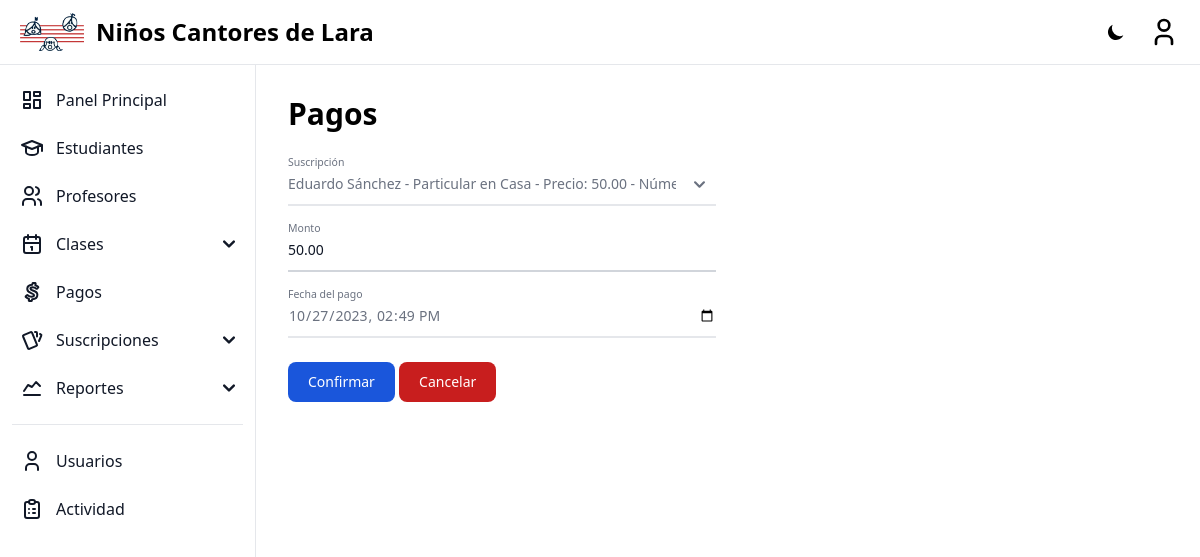
/payments/535/ (signed in), run on the app's committed database.
### home/models.py (models this page shows, shortened)
class Payment(models.Model):
    subscription = models.ForeignKey(Subscription, on_delete=models.CASCADE, related_name='payments', verbose_name=_('Subscription'))
    price = models.DecimalField(verbose_name=_('Price'), max_digits=10, decimal_places=2)
    date = models.DateTimeField(verbose_name=_('Date'), )

### home/views/payments.py (the view, shortened to what this page needs)
# urls.py: path('payments/<int:pk>/', Payment_UpdateView.as_view(), name='payment-update'),
class Payment_UpdateView(UpdateView):
    model = Payment
    form_class = PaymentForm
    template_name = 'forms/payment_form.html'
    success_url = '/payments/'

### home/models.py (called while the page is built)
    def __str__(self):
        return f'{self.name} - Precio: {self.price} - Número de clases: {self.number_of_lessons}'

    def __str__(self):
        return f'{self.first_name} {self.first_surname}'

    def __str__(self):
        return f'{self.student} - {self.subscription_type}'

### templates/forms/payment_form.html (shortened to what this page needs)
{% extends "base.html" %}
{% block content %}
<h2 class="text-3xl font-extrabold dark:text-white">Pagos</h2>
<form method="post" class='mt-8'>
    <div class="grid grid-cols-1 lg:grid-cols-2 md:gap-6">
        <div class="relative z-0 w-full mb-6 group">
            {{ form.subscription }}
            <label for="{{ form.subscription.id_for_label }}" class="peer-focus:font-medium absolute text-sm text-gray-500 dark:text-gray-400 duration-300 transform -translate-y-6 scale-75 top-3 -z-10 origin-[0] peer-focus:left-0 peer-focus:text-blue-600 peer-focus:dark:text-blue-500 peer-placeholder-shown:scale-100 peer-placeholder-shown:translate-y-0 peer-focus:scale-75 peer-focus:-translate-y-6">{{ form.subscription.label }}</label>
        </div>
    </div>
    <div class="grid grid-cols-1 lg:grid-cols-2 md:gap-6">
        <div class="relative z-0 w-full mb-6 group">
            {{ form.price }}
            <label for="{{ form.price.id_for_label }}" class="peer-focus:font-medium absolute text-sm text-gray-500 dark:text-gray-400 duration-300 transform -translate-y-6 scale-75 top-3 -z-10 origin-[0] peer-focus:left-0 peer-focus:text-blue-600 peer-focus:dark:text-blue-500 peer-placeholder-shown:scale-100 peer-placeholder-shown:translate-y-0 peer-focus:scale-75 peer-focus:-translate-y-6">{{ form.price.label }}</label>
        </div>
    </div>
    <div class="grid grid-cols-1 lg:grid-cols-2 md:gap-6">
        <div class="relative z-0 w-full mb-6 group">
            {{ form.date }}
            <label for="{{ form.date.id_for_label }}" class="peer-focus:font-medium absolute text-sm text-gray-500 dark:text-gray-400 duration-300 transform -translate-y-6 scale-75 top-3 -z-10 origin-[0] peer-focus:left-0 peer-focus:text-blue-600 peer-focus:dark:text-blue-500 peer-placeholder-shown:scale-100 peer-placeholder-shown:translate-y-0 peer-focus:scale-75 peer-focus:-translate-y-6">{{ form.date.label }}</label>
        </div>
    </div>
    <button type="submit" class="text-white bg-blue-700 hover:bg-blue-800 focus:ring-4 focus:outline-none focus:ring-blue-300 font-medium rounded-lg text-sm w-full sm:w-auto px-5 py-2.5 text-center dark:bg-blue-600 dark:hover:bg-blue-700 dark:focus:ring-blue-800">Confirmar</button>
    <button type="button" onclick="window.location.href = '{% url 'subscription-list' %}'" class="text-white bg-red-700 hover:bg-red-800 focus:ring-4 focus:outline-none focus:ring-red-300 font-medium rounded-lg text-sm w-full sm:w-auto px-5 py-2.5 text-center dark:bg-red-600 dark:hover:bg-red-700 dark:focus:ring-red-800">
        Cancelar
    </button>
</form>
{% endblock %}

### data on the page
Payment: subscription "Eduardo Sánchez - Particular en Casa - Precio: 50.00 - Número de clases: 4", price "50.00", date "10/27/2023 14:49"
